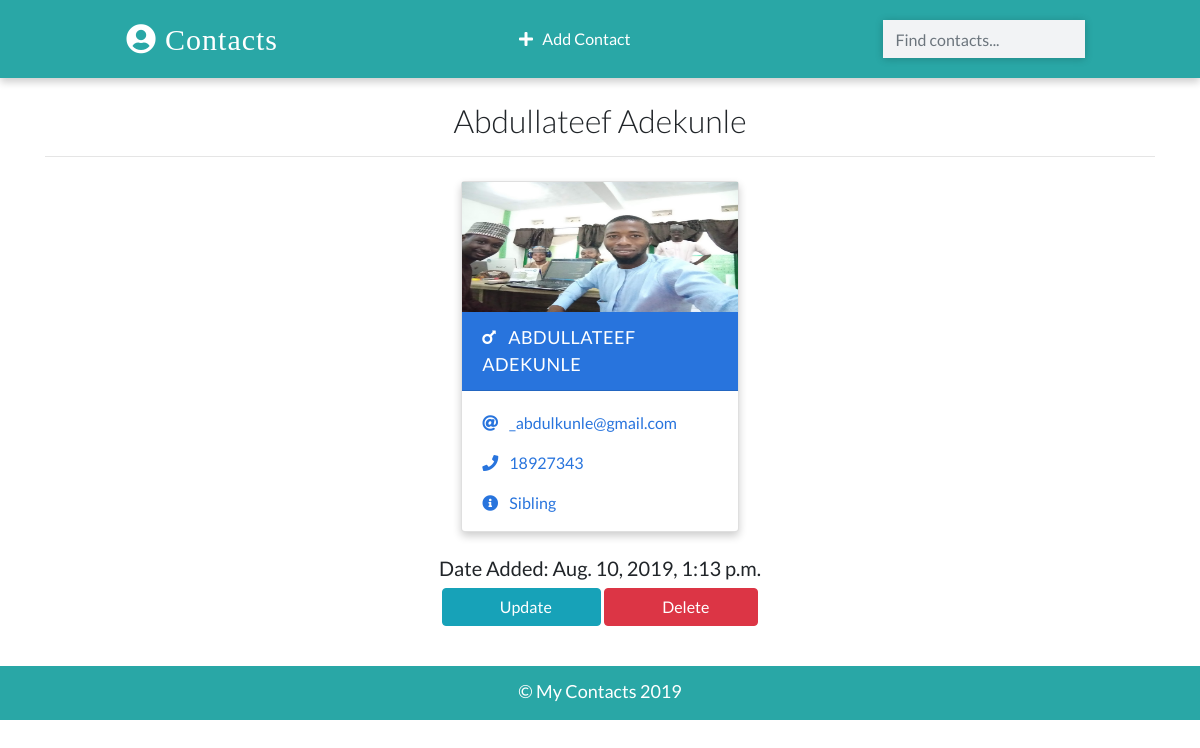
/detail/10/, run on the app's committed database.
### app/models.py (models this page shows, shortened)
class Contact(models.Model):
    name = models.CharField(max_length=100)
    email = models.EmailField(max_length=100)
    phone = models.IntegerField()
    info = models.CharField(max_length=100)
    gender = models.CharField(max_length=100, choices=(
        ('male', 'Male'),
        ('female', 'Female')
    ))
    image = models.ImageField(upload_to='images/', blank=True)
    date_added = models.DateTimeField(default=datetime.now)
    class Meta:
        ordering = ['-id']

### app/views.py (the view)
# urls.py: path('detail/<int:pk>/', views.ContactDetailView.as_view(), name="detail"),
class ContactDetailView(DetailView):
    template_name = 'detail.html'
    model = Contact
    context_object_name = 'contact'

### templates/detail.html (shortened to what this page needs)
{% extends 'base.html' %}
{% load static %}
{% block content %}
  <div class="container">
    <h2 class="heading font-weight-light text-center">{{ contact.name }}</h2>
    <hr />
  </div>
  <div class="container main-part">
    {% include 'partials/_card.html' %}
  <div class="container mt-3">
<h5 class="text-center"> Date Added: {{ contact.date_added }} </h5>
      <p class="text-center text-light">
        <a class = "btn btn-info px-5" href = {% url 'update' contact.id %}>
           &nbsp; Update
        </a>
        <a class = "btn btn-danger px-5" href = {% url 'delete' contact.id %}>
           &nbsp; Delete
        </a>
      </p>
  </div>
  </div
  {% endblock content %}

### templates/partials/_card.html (shortened to what this page needs)
{% load static %}
 {% if  contact.gender == 'male' %}
    <div class="card my-2 mx-2 boy-card {% if 'detail' in request.path %} mx-auto w-25 {% endif %}">
      <img src="{% if contact.image %}
      {{contact.image.url}}
      {% else %}
      {% static 'images/boy.png'%}
      {% endif %}" class="img-fluid" />
      <div class="card-header">
        <a href="{% url 'detail' contact.id %}" class="text-white header-link"
          ><i class="fas fa-mars mr-2"></i> {{contact.name}} </a
        >
      </div>
      <div class="card-body pb-0">
        <p>
          <i class="fas fa-at mr-2"></i>
          <a href="mailto:{{contact.email}}">{{contact.email}}</a>
        </p>
        <p>
          <i class="fas fa-phone mr-2"></i>
          <a href="tel:{{contact.number}}">{{contact.phone}}</a>
        </p>
        <p><i class="fas fa-info-circle mr-2"></i> {{contact.info}}</p>
      </div>
    </div>
  {% endif %}

### static/css/main.css (style rules this page uses)
:root { --back: #29a7a6; --girl: #e64298; --boy: #2874dd; }
body { font-family: Lato, sans-serif; }
.card { box-shadow: 0 4px 8px 0 rgba(0, 0, 0, 0.2); transition: 0.3s; min-width: 250px; box-sizing: border-box; }
img { height: 130px !important; }
.card-header { font-size: 18px; letter-spacing: 0.5px; text-transform: uppercase; }
.boy-card .card-header { background-color: var(--boy); }
.boy-card .card-body, .boy-card .card-body p a { color: var(--boy); }
.card-body p { cursor: pointer; }
.main-part { display: flex; flex-wrap: wrap; justify-content: space-evenly; }

### data on the page
Contact: name "Abdullateef Adekunle", image (picture), name "ABDULLATEEF ADEKUNLE", email "_abdulkunle@gmail.com", phone "18927343", info "Sibling", date_added "Aug. 10, 2019, 1:13 p.m."
